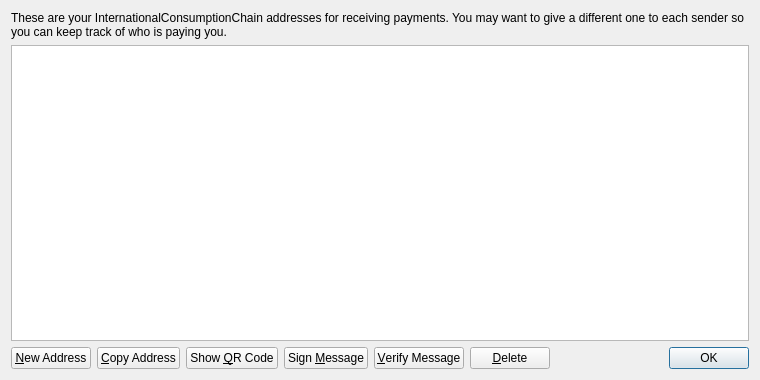
<?xml version="1.0" encoding="UTF-8"?>
<ui version="4.0">
 <class>AddressBookPage</class>
 <widget class="QWidget" name="AddressBookPage">
  <property name="geometry">
   <rect>
    <x>0</x>
    <y>0</y>
    <width>760</width>
    <height>380</height>
   </rect>
  </property>
  <property name="windowTitle">
   <string>Address Book</string>
  </property>
  <layout class="QVBoxLayout" name="verticalLayout">
   <item>
    <widget class="QLabel" name="labelExplanation">
     <property name="text">
      <string>These are your InternationalConsumptionChain addresses for receiving payments. You may want to give a different one to each sender so you can keep track of who is paying you.</string>
     </property>
     <property name="textFormat">
      <enum>Qt::PlainText</enum>
     </property>
     <property name="wordWrap">
      <bool>true</bool>
     </property>
    </widget>
   </item>
   <item>
    <widget class="QTableView" name="tableView">
     <property name="contextMenuPolicy">
      <enum>Qt::CustomContextMenu</enum>
     </property>
     <property name="toolTip">
      <string>Double-click to edit address or label</string>
     </property>
     <property name="tabKeyNavigation">
      <bool>false</bool>
     </property>
     <property name="selectionMode">
      <enum>QAbstractItemView::SingleSelection</enum>
     </property>
     <property name="selectionBehavior">
      <enum>QAbstractItemView::SelectRows</enum>
     </property>
     <property name="sortingEnabled">
      <bool>true</bool>
     </property>
     <attribute name="verticalHeaderVisible">
      <bool>false</bool>
     </attribute>
    </widget>
   </item>
   <item>
    <layout class="QHBoxLayout" name="horizontalLayout">
     <item>
      <widget class="QPushButton" name="newAddressButton">
       <property name="toolTip">
        <string>Create a new address</string>
       </property>
       <property name="text">
        <string>&amp;New Address</string>
       </property>
      </widget>
     </item>
     <item>
      <widget class="QPushButton" name="copyToClipboard">
       <property name="toolTip">
        <string>Copy the currently selected address to the system clipboard</string>
       </property>
       <property name="text">
        <string>&amp;Copy Address</string>
       </property>
      </widget>
     </item>
     <item>
      <widget class="QPushButton" name="showQRCode">
       <property name="text">
        <string>Show &amp;QR Code</string>
       </property>
      </widget>
     </item>
     <item>
      <widget class="QPushButton" name="signMessage">
       <property name="toolTip">
        <string>Sign a message to prove you own a InternationalConsumptionChain address</string>
       </property>
       <property name="text">
        <string>Sign &amp;Message</string>
       </property>
      </widget>
     </item>
     <item>
      <widget class="QPushButton" name="verifyMessage">
       <property name="toolTip">
        <string>Verify a message to ensure it was signed with a specified InternationalConsumptionChain address</string>
       </property>
       <property name="text">
        <string>&amp;Verify Message</string>
       </property>
      </widget>
     </item>
     <item>
      <widget class="QPushButton" name="deleteButton">
       <property name="toolTip">
        <string>Delete the currently selected address from the list</string>
       </property>
       <property name="text">
        <string>&amp;Delete</string>
       </property>
      </widget>
     </item>
     <item>
      <spacer name="horizontalSpacer">
       <property name="orientation">
        <enum>Qt::Horizontal</enum>
       </property>
       <property name="sizeHint" stdset="0">
        <size>
         <width>40</width>
         <height>20</height>
        </size>
       </property>
      </spacer>
     </item>
     <item>
      <widget class="QDialogButtonBox" name="buttonBox">
       <property name="sizePolicy">
        <sizepolicy hsizetype="Maximum" vsizetype="Fixed">
         <horstretch>0</horstretch>
         <verstretch>0</verstretch>
        </sizepolicy>
       </property>
       <property name="standardButtons">
        <set>QDialogButtonBox::Ok</set>
       </property>
      </widget>
     </item>
    </layout>
   </item>
  </layout>
 </widget>
 <resources>
  <include location="../bitcoin.qrc"/>
 </resources>
 <connections/>
</ui>
